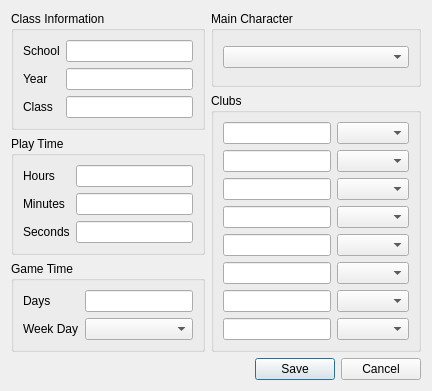
<?xml version="1.0" encoding="UTF-8"?>
<ui version="4.0">
 <class>ClassSaveData</class>
 <widget class="QDialog" name="ClassSaveData">
  <property name="windowTitle">
   <string>Edit Class</string>
  </property>
  <layout class="QVBoxLayout" name="verticalLayout_2">
   <item>
    <layout class="QHBoxLayout" name="horizontalLayout">
     <item>
      <layout class="QVBoxLayout" name="verticalLayout_3">
       <item>
        <widget class="QGroupBox" name="groupBox_4">
         <property name="title">
          <string>Class Information</string>
         </property>
         <layout class="QFormLayout" name="formLayout_3">
          <item row="0" column="0">
           <widget class="QLabel" name="label_9">
            <property name="text">
             <string>School</string>
            </property>
           </widget>
          </item>
          <item row="2" column="0">
           <widget class="QLabel" name="label_11">
            <property name="text">
             <string>Year</string>
            </property>
           </widget>
          </item>
          <item row="4" column="0">
           <widget class="QLabel" name="label_10">
            <property name="text">
             <string>Class</string>
            </property>
           </widget>
          </item>
          <item row="0" column="1">
           <widget class="QLineEdit" name="textSchool"/>
          </item>
          <item row="2" column="1">
           <widget class="QLineEdit" name="textYear"/>
          </item>
          <item row="4" column="1">
           <widget class="QLineEdit" name="textClass"/>
          </item>
         </layout>
        </widget>
       </item>
       <item>
        <widget class="QGroupBox" name="groupBox_3">
         <property name="title">
          <string>Play Time</string>
         </property>
         <layout class="QFormLayout" name="formLayout_2">
          <item row="0" column="0">
           <widget class="QLabel" name="label_12">
            <property name="text">
             <string>Hours</string>
            </property>
           </widget>
          </item>
          <item row="0" column="1">
           <widget class="QLineEdit" name="textTime1"/>
          </item>
          <item row="1" column="0">
           <widget class="QLabel" name="label_13">
            <property name="text">
             <string>Minutes</string>
            </property>
           </widget>
          </item>
          <item row="1" column="1">
           <widget class="QLineEdit" name="textTime2"/>
          </item>
          <item row="2" column="0">
           <widget class="QLabel" name="label_14">
            <property name="text">
             <string>Seconds</string>
            </property>
           </widget>
          </item>
          <item row="2" column="1">
           <widget class="QLineEdit" name="textTime3"/>
          </item>
         </layout>
        </widget>
       </item>
       <item>
        <widget class="QGroupBox" name="groupBox_5">
         <property name="title">
          <string>Game Time</string>
         </property>
         <layout class="QFormLayout" name="formLayout">
          <item row="0" column="0">
           <widget class="QLabel" name="label_15">
            <property name="text">
             <string>Days</string>
            </property>
           </widget>
          </item>
          <item row="0" column="1">
           <widget class="QLineEdit" name="textGameDay"/>
          </item>
          <item row="1" column="0">
           <widget class="QLabel" name="label_16">
            <property name="text">
             <string>Week Day</string>
            </property>
           </widget>
          </item>
          <item row="1" column="1">
           <widget class="QComboBox" name="comboGameWeekDay">
            <property name="sizePolicy">
             <sizepolicy hsizetype="Expanding" vsizetype="Fixed">
              <horstretch>0</horstretch>
              <verstretch>0</verstretch>
             </sizepolicy>
            </property>
           </widget>
          </item>
         </layout>
        </widget>
       </item>
      </layout>
     </item>
     <item>
      <layout class="QVBoxLayout" name="verticalLayout">
       <item>
        <widget class="QGroupBox" name="groupBox_2">
         <property name="title">
          <string>Main Character</string>
         </property>
         <layout class="QVBoxLayout" name="verticalLayout_5">
          <item>
           <widget class="QComboBox" name="comboMainCharacter"/>
          </item>
         </layout>
        </widget>
       </item>
       <item>
        <widget class="QGroupBox" name="groupBox">
         <property name="title">
          <string>Clubs</string>
         </property>
         <layout class="QFormLayout" name="formLayout_4">
          <item row="0" column="0">
           <widget class="QLineEdit" name="textClub1"/>
          </item>
          <item row="0" column="1">
           <widget class="QComboBox" name="comboClub1">
            <property name="sizePolicy">
             <sizepolicy hsizetype="Expanding" vsizetype="Fixed">
              <horstretch>0</horstretch>
              <verstretch>0</verstretch>
             </sizepolicy>
            </property>
           </widget>
          </item>
          <item row="1" column="0">
           <widget class="QLineEdit" name="textClub2"/>
          </item>
          <item row="1" column="1">
           <widget class="QComboBox" name="comboClub2">
            <property name="sizePolicy">
             <sizepolicy hsizetype="Expanding" vsizetype="Fixed">
              <horstretch>0</horstretch>
              <verstretch>0</verstretch>
             </sizepolicy>
            </property>
           </widget>
          </item>
          <item row="2" column="0">
           <widget class="QLineEdit" name="textClub3"/>
          </item>
          <item row="2" column="1">
           <widget class="QComboBox" name="comboClub3">
            <property name="sizePolicy">
             <sizepolicy hsizetype="Expanding" vsizetype="Fixed">
              <horstretch>0</horstretch>
              <verstretch>0</verstretch>
             </sizepolicy>
            </property>
           </widget>
          </item>
          <item row="3" column="0">
           <widget class="QLineEdit" name="textClub4"/>
          </item>
          <item row="3" column="1">
           <widget class="QComboBox" name="comboClub4">
            <property name="sizePolicy">
             <sizepolicy hsizetype="Expanding" vsizetype="Fixed">
              <horstretch>0</horstretch>
              <verstretch>0</verstretch>
             </sizepolicy>
            </property>
           </widget>
          </item>
          <item row="4" column="0">
           <widget class="QLineEdit" name="textClub5"/>
          </item>
          <item row="4" column="1">
           <widget class="QComboBox" name="comboClub5">
            <property name="sizePolicy">
             <sizepolicy hsizetype="Expanding" vsizetype="Fixed">
              <horstretch>0</horstretch>
              <verstretch>0</verstretch>
             </sizepolicy>
            </property>
           </widget>
          </item>
          <item row="5" column="0">
           <widget class="QLineEdit" name="textClub6"/>
          </item>
          <item row="5" column="1">
           <widget class="QComboBox" name="comboClub6">
            <property name="sizePolicy">
             <sizepolicy hsizetype="Expanding" vsizetype="Fixed">
              <horstretch>0</horstretch>
              <verstretch>0</verstretch>
             </sizepolicy>
            </property>
           </widget>
          </item>
          <item row="6" column="0">
           <widget class="QLineEdit" name="textClub7"/>
          </item>
          <item row="6" column="1">
           <widget class="QComboBox" name="comboClub7">
            <property name="sizePolicy">
             <sizepolicy hsizetype="Expanding" vsizetype="Fixed">
              <horstretch>0</horstretch>
              <verstretch>0</verstretch>
             </sizepolicy>
            </property>
           </widget>
          </item>
          <item row="7" column="0">
           <widget class="QLineEdit" name="textClub8"/>
          </item>
          <item row="7" column="1">
           <widget class="QComboBox" name="comboClub8">
            <property name="sizePolicy">
             <sizepolicy hsizetype="Expanding" vsizetype="Fixed">
              <horstretch>0</horstretch>
              <verstretch>0</verstretch>
             </sizepolicy>
            </property>
           </widget>
          </item>
         </layout>
        </widget>
       </item>
      </layout>
     </item>
    </layout>
   </item>
   <item>
    <widget class="QDialogButtonBox" name="buttonBox">
     <property name="orientation">
      <enum>Qt::Horizontal</enum>
     </property>
     <property name="standardButtons">
      <set>QDialogButtonBox::Cancel|QDialogButtonBox::Save</set>
     </property>
    </widget>
   </item>
  </layout>
 </widget>
 <resources/>
 <connections>
  <connection>
   <sender>buttonBox</sender>
   <signal>accepted()</signal>
   <receiver>ClassSaveData</receiver>
   <slot>accept()</slot>
   <hints>
    <hint type="sourcelabel">
     <x>248</x>
     <y>254</y>
    </hint>
    <hint type="destinationlabel">
     <x>157</x>
     <y>274</y>
    </hint>
   </hints>
  </connection>
  <connection>
   <sender>buttonBox</sender>
   <signal>rejected()</signal>
   <receiver>ClassSaveData</receiver>
   <slot>reject()</slot>
   <hints>
    <hint type="sourcelabel">
     <x>316</x>
     <y>260</y>
    </hint>
    <hint type="destinationlabel">
     <x>286</x>
     <y>274</y>
    </hint>
   </hints>
  </connection>
 </connections>
</ui>
